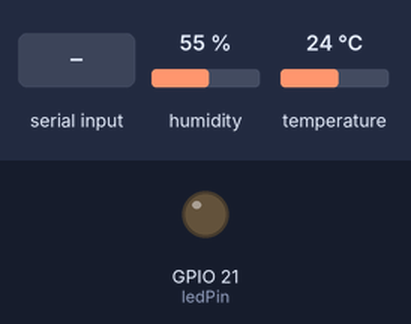
Bench run of a sketch on a simulated ESP32. On the bench: output pins drawn as LEDs (lit = HIGH). The test bench sets the inputs (shaded band); at power-on: humidity 55 %, temperature 24 °C. Nothing arrives over Bluetooth unless stated; what the sketch prints to the serial monitor is not drawn.

Above: at 2.8 s.
2.9 s: "on\n" received over the second serial link
At 4.3 s:
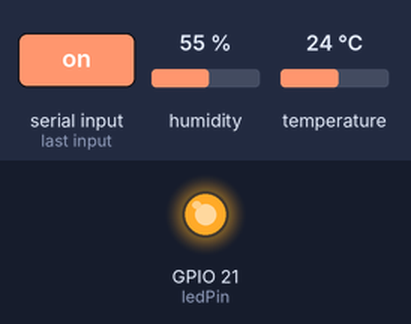
5.5 s: "off\n" received over the second serial link
At 9.2 s:
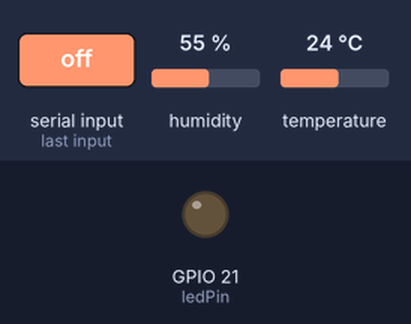
Timing chart, 0 to 10.7 s (numbered marks = the images above; inputs shaded):
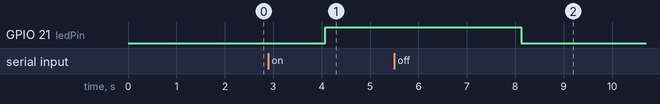

Measured:
- after the input at 2.9 s, GPIO 21 (ledPin): LOW → HIGH after 1.2 s
- after the input at 5.5 s, GPIO 21 (ledPin): HIGH → LOW after 2.6 s

The sketch:

Bluetooth_with_DHT11.ino
```cpp
#include "DHT.h"
#include "BluetoothSerial.h"
#define DHTPIN 4
#define DHTTYPE DHT11
DHT dht(DHTPIN, DHTTYPE);

// Check if Bluetooth configs are enabled
#if !defined(CONFIG_BT_ENABLED) || !defined(CONFIG_BLUEDROID_ENABLED)
#error Bluetooth is not enabled! Please run `make menuconfig` to and enable it
#endif

// Bluetooth Serial object
BluetoothSerial SerialBT;

// GPIO where LED is connected to
const int ledPin =  21;

//// GPIO where the DS18B20 is connected to
//const int oneWireBus = 32;
//// Setup a oneWire instance to communicate with any OneWire devices
//OneWire oneWire(oneWireBus);
//// Pass our oneWire reference to Dallas Temperature sensor
//DallasTemperature sensors(&oneWire);

// Handle received and sent messages
String message = "";
char incomingChar;
String temperatureString = "";

// Timer: auxiliar variables
unsigned long previousMillis = 0;    // Stores last time temperature was published
const long interval = 10000;         // interval at which to publish sensor readings

void setup() {
  pinMode(ledPin, OUTPUT);
  Serial.begin(115200);
  // Bluetooth device name
  SerialBT.begin("Aliyu's Temperature Station");
  Serial.println(F("DHTxx test!"));
  Serial.println("The device started, now you can pair it with bluetooth!");
}

void loop() {
  int t = dht.readTemperature();
  int h = dht.readHumidity();

  unsigned long currentMillis = millis();
  // Send temperature readings
  if (currentMillis - previousMillis >= interval){
    previousMillis = currentMillis;

//    temperatureString = String(sensors.getTempCByIndex(0)) + "C  " +  String(sensors.getTempFByIndex(0)) + "F";
    temperatureString = String(t) + "C  " +  String(h) + "F";
    SerialBT.println(temperatureString);
  }
  // Read received messages (LED control command)
  if (SerialBT.available()){
    char incomingChar = SerialBT.read();
    if (incomingChar != '\n'){
      message += String(incomingChar);
    }
    else{
      message = "";
    }
    Serial.write(incomingChar);
  }
  // Check received message and control output accordingly
  if (message =="on"){
    digitalWrite(ledPin, HIGH);
  }
  else if (message =="off"){
    digitalWrite(ledPin, LOW);
  }
  delay(1000);
  Serial.println(F("Humidity: "));
  Serial.print(h);
  Serial.print(F("% "));
  Serial.println(F("Temperature: "));
  Serial.print(t);
  Serial.print(F("°C "));
}
```
